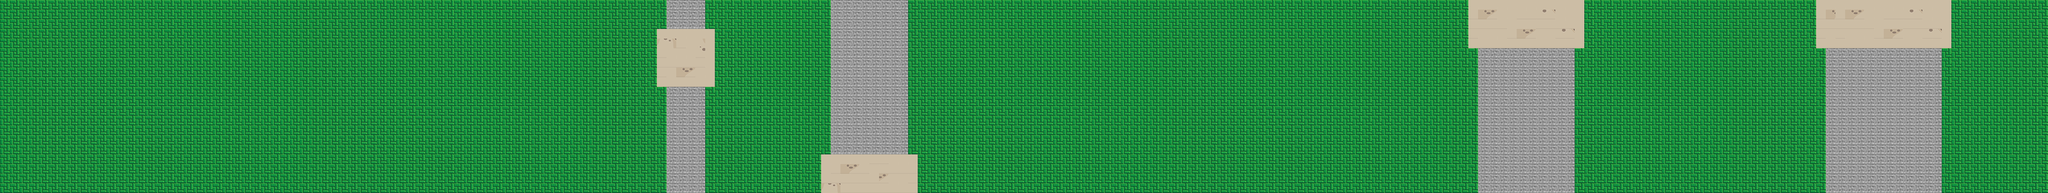

A 2D game scene composited from a Tiled map and its tileset images. What follows is a short description and the map's XML, with each tile layer's data collapsed to a summary:
An orthogonal 212x20 tile map with 16x16 px tiles, 3 tile layers (background, ground, obstacles).

<map version="1.0" orientation="orthogonal" width="212" height="20" tilewidth="16" tileheight="16">
 <tileset firstgid="1" name="tileSet-hd" tilewidth="16" tileheight="16">
  <image source="tileSet.png" trans="fe80fe" width="256" height="256" />
 </tileset>
 <layer name="background" width="212" height="20">
  <data>[4240 cells, 0 non-empty, 0 distinct tile ids]</data>
 </layer>
 <layer name="ground" width="212" height="20">
  <data>[4240 cells, 3726 non-empty, 10 distinct tile ids]</data>
 </layer>
 <layer name="obstacles" width="212" height="20">
  <data>[4240 cells, 514 non-empty, 1 distinct tile ids]</data>
 </layer>
</map>
